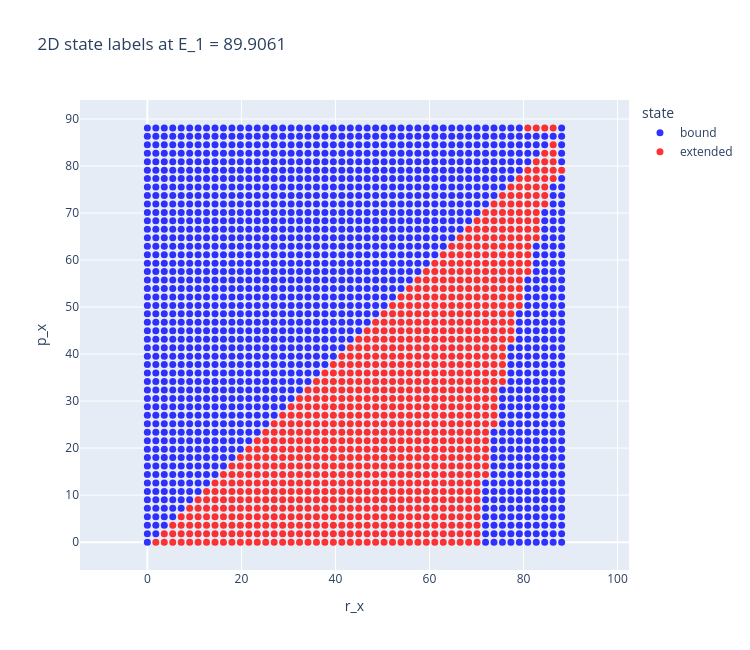

This figure's notebook cell:
### Code cell
import plotly.graph_objects as go

fig_2d = go.Figure()

for label, color in [("bound", "blue"), ("extended", "red")]:
    plot_df = state_df_2D.loc[state_df_2D["label"] == label]
    fig_2d.add_trace(
        go.Scatter(
            x=plot_df["r_x"],
            y=plot_df["p_x"],
            mode="markers",
            marker=dict(size=7, color=color, opacity=0.8),
            name=label,
            customdata=plot_df[["E1"]].to_numpy(),
            hovertemplate="r_x=%{x:.3f}<br>p_x=%{y:.3f}<br>E_1=%{customdata[0]:.3f}<extra>%{fullData.name}</extra>",
        )
    )

fig_2d.update_layout(
    title=f"2D state labels at E_1 = {state_df_2D['E1'].iloc[0]:g}",
    xaxis_title="r_x",
    yaxis_title="p_x",
    legend_title_text="state",
    width=750,
    height=650,
)
fig_2d.update_yaxes(scaleanchor="x", scaleratio=1)

fig_2d.show()

### Figure 1 — Plotly figure (JSON) as saved in the notebook; plotly's stock layout.template omitted (floating-point values rounded to 4 significant figures; data arrays with more than 128 entries replaced by an {"elided": "..."} marker saying what was removed)
{"data": [{"customdata": {"elided": "1563x1 float values"}, "hovertemplate": "r_x=%{x:.3f}<br>p_x=%{y:.3f}<br>E_1=%{customdata[0]:.3f}<extra>%{fullData.name}</extra>", "marker": {"color": "blue", "opacity": 0.8, "size": 7}, "mode": "markers", "name": "bound", "type": "scatter", "x": {"elided": "1563 float values"}, "y": {"elided": "1563 float values"}}, {"customdata": {"elided": "937x1 float values"}, "hovertemplate": "r_x=%{x:.3f}<br>p_x=%{y:.3f}<br>E_1=%{customdata[0]:.3f}<extra>%{fullData.name}</extra>", "marker": {"color": "red", "opacity": 0.8, "size": 7}, "mode": "markers", "name": "extended", "type": "scatter", "x": {"elided": "937 float values"}, "y": {"elided": "937 float values"}}], "layout": {"height": 650, "legend": {"title": {"text": "state"}}, "title": {"text": "2D state labels at E_1 = 89.9061"}, "width": 750, "xaxis": {"title": {"text": "r_x"}}, "yaxis": {"scaleanchor": "x", "scaleratio": 1, "title": {"text": "p_x"}}}}
